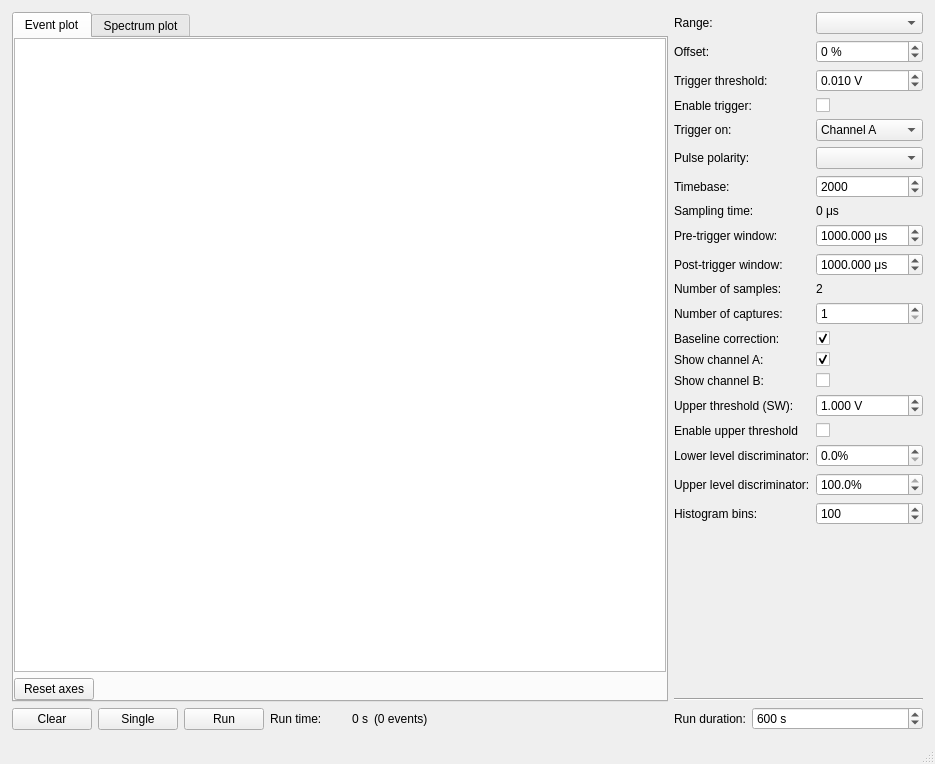
<?xml version="1.0" encoding="UTF-8"?>
<ui version="4.0">
 <class>MainWindow</class>
 <widget class="QMainWindow" name="MainWindow">
  <property name="geometry">
   <rect>
    <x>0</x>
    <y>0</y>
    <width>935</width>
    <height>764</height>
   </rect>
  </property>
  <property name="windowTitle">
   <string>MainWindow</string>
  </property>
  <widget class="QWidget" name="centralwidget">
   <layout class="QHBoxLayout" name="horizontalLayout_2">
    <property name="leftMargin">
     <number>12</number>
    </property>
    <property name="topMargin">
     <number>12</number>
    </property>
    <property name="rightMargin">
     <number>12</number>
    </property>
    <property name="bottomMargin">
     <number>12</number>
    </property>
    <item>
     <layout class="QVBoxLayout" name="verticalLayout">
      <item>
       <widget class="QTabWidget" name="plot_tabs">
        <property name="currentIndex">
         <number>0</number>
        </property>
        <widget class="QWidget" name="event_tab">
         <attribute name="title">
          <string>Event plot</string>
         </attribute>
         <layout class="QVBoxLayout" name="verticalLayout_2">
          <property name="leftMargin">
           <number>0</number>
          </property>
          <property name="topMargin">
           <number>0</number>
          </property>
          <property name="rightMargin">
           <number>0</number>
          </property>
          <property name="bottomMargin">
           <number>0</number>
          </property>
          <item>
           <widget class="PlotWidget" name="event_plot"/>
          </item>
          <item>
           <layout class="QHBoxLayout" name="horizontalLayout_3">
            <item>
             <widget class="QPushButton" name="reset_event_axes_button">
              <property name="text">
               <string>Reset axes</string>
              </property>
             </widget>
            </item>
            <item>
             <spacer name="horizontalSpacer_2">
              <property name="orientation">
               <enum>Qt::Horizontal</enum>
              </property>
              <property name="sizeHint" stdset="0">
               <size>
                <width>40</width>
                <height>20</height>
               </size>
              </property>
             </spacer>
            </item>
           </layout>
          </item>
         </layout>
        </widget>
        <widget class="QWidget" name="spectrum_tab">
         <attribute name="title">
          <string>Spectrum plot</string>
         </attribute>
         <layout class="QVBoxLayout" name="verticalLayout_3">
          <property name="leftMargin">
           <number>0</number>
          </property>
          <property name="topMargin">
           <number>0</number>
          </property>
          <property name="rightMargin">
           <number>0</number>
          </property>
          <property name="bottomMargin">
           <number>0</number>
          </property>
          <item>
           <widget class="PlotWidget" name="spectrum_plot"/>
          </item>
          <item>
           <layout class="QHBoxLayout" name="horizontalLayout_6">
            <item>
             <widget class="QPushButton" name="reset_spectrum_axes_button">
              <property name="text">
               <string>Reset axes</string>
              </property>
             </widget>
            </item>
            <item>
             <spacer name="horizontalSpacer_3">
              <property name="orientation">
               <enum>Qt::Horizontal</enum>
              </property>
              <property name="sizeHint" stdset="0">
               <size>
                <width>40</width>
                <height>20</height>
               </size>
              </property>
             </spacer>
            </item>
           </layout>
          </item>
         </layout>
        </widget>
       </widget>
      </item>
      <item>
       <layout class="QHBoxLayout" name="horizontalLayout">
        <item>
         <widget class="QPushButton" name="clear_spectrum_button">
          <property name="text">
           <string>Clear</string>
          </property>
         </widget>
        </item>
        <item>
         <widget class="QPushButton" name="single_button">
          <property name="text">
           <string>Single</string>
          </property>
         </widget>
        </item>
        <item>
         <widget class="QPushButton" name="run_stop_button">
          <property name="text">
           <string>Run</string>
          </property>
         </widget>
        </item>
        <item>
         <widget class="QLabel" name="label_12">
          <property name="text">
           <string>Run time:</string>
          </property>
         </widget>
        </item>
        <item>
         <widget class="QLabel" name="run_time_label">
          <property name="minimumSize">
           <size>
            <width>40</width>
            <height>0</height>
           </size>
          </property>
          <property name="text">
           <string>0 s</string>
          </property>
          <property name="alignment">
           <set>Qt::AlignRight|Qt::AlignTrailing|Qt::AlignVCenter</set>
          </property>
          <property name="margin">
           <number>0</number>
          </property>
         </widget>
        </item>
        <item>
         <widget class="QLabel" name="num_events_label">
          <property name="text">
           <string>(0 events)</string>
          </property>
         </widget>
        </item>
        <item>
         <spacer name="horizontalSpacer">
          <property name="orientation">
           <enum>Qt::Horizontal</enum>
          </property>
          <property name="sizeHint" stdset="0">
           <size>
            <width>40</width>
            <height>20</height>
           </size>
          </property>
         </spacer>
        </item>
       </layout>
      </item>
     </layout>
    </item>
    <item>
     <layout class="QVBoxLayout" name="verticalLayout_4" stretch="1,0,0,0">
      <item>
       <layout class="QFormLayout" name="formLayout">
        <property name="leftMargin">
         <number>0</number>
        </property>
        <property name="rightMargin">
         <number>0</number>
        </property>
        <item row="0" column="0">
         <widget class="QLabel" name="label">
          <property name="text">
           <string>Range:</string>
          </property>
         </widget>
        </item>
        <item row="0" column="1">
         <widget class="QComboBox" name="range_box"/>
        </item>
        <item row="1" column="0">
         <widget class="QLabel" name="label_2">
          <property name="text">
           <string>Offset:</string>
          </property>
         </widget>
        </item>
        <item row="1" column="1">
         <widget class="QDoubleSpinBox" name="offset_box">
          <property name="suffix">
           <string> %</string>
          </property>
          <property name="decimals">
           <number>0</number>
          </property>
          <property name="minimum">
           <double>-100.000000000000000</double>
          </property>
          <property name="maximum">
           <double>100.000000000000000</double>
          </property>
          <property name="value">
           <double>0.000000000000000</double>
          </property>
         </widget>
        </item>
        <item row="2" column="0">
         <widget class="QLabel" name="label_3">
          <property name="text">
           <string>Trigger threshold:</string>
          </property>
         </widget>
        </item>
        <item row="2" column="1">
         <widget class="QDoubleSpinBox" name="threshold_box">
          <property name="suffix">
           <string> V</string>
          </property>
          <property name="decimals">
           <number>3</number>
          </property>
          <property name="minimum">
           <double>-40.000000000000000</double>
          </property>
          <property name="maximum">
           <double>40.000000000000000</double>
          </property>
          <property name="singleStep">
           <double>0.010000000000000</double>
          </property>
          <property name="value">
           <double>0.010000000000000</double>
          </property>
         </widget>
        </item>
        <item row="3" column="0">
         <widget class="QLabel" name="label_4">
          <property name="text">
           <string>Enable trigger:</string>
          </property>
         </widget>
        </item>
        <item row="3" column="1">
         <widget class="QCheckBox" name="trigger_box">
          <property name="text">
           <string/>
          </property>
         </widget>
        </item>
        <item row="6" column="0">
         <widget class="QLabel" name="label_16">
          <property name="text">
           <string>Trigger on:</string>
          </property>
         </widget>
        </item>
        <item row="6" column="1">
         <widget class="QComboBox" name="trigger_channel_box">
          <item>
           <property name="text">
            <string>Channel A</string>
           </property>
          </item>
          <item>
           <property name="text">
            <string>Channel B</string>
           </property>
          </item>
         </widget>
        </item>
        <item row="7" column="0">
         <widget class="QLabel" name="label_14">
          <property name="text">
           <string>Pulse polarity:</string>
          </property>
         </widget>
        </item>
        <item row="7" column="1">
         <widget class="QComboBox" name="polarity_box"/>
        </item>
        <item row="8" column="0">
         <widget class="QLabel" name="label_7">
          <property name="text">
           <string>Timebase:</string>
          </property>
         </widget>
        </item>
        <item row="8" column="1">
         <widget class="QSpinBox" name="timebase_box">
          <property name="minimum">
           <number>2</number>
          </property>
          <property name="maximum">
           <number>65535</number>
          </property>
          <property name="value">
           <number>2000</number>
          </property>
         </widget>
        </item>
        <item row="9" column="0">
         <widget class="QLabel" name="label_8">
          <property name="text">
           <string>Sampling time:</string>
          </property>
         </widget>
        </item>
        <item row="9" column="1">
         <widget class="QLabel" name="sampling_time_label">
          <property name="text">
           <string>0 μs</string>
          </property>
         </widget>
        </item>
        <item row="10" column="0">
         <widget class="QLabel" name="label_5">
          <property name="text">
           <string>Pre-trigger window:</string>
          </property>
         </widget>
        </item>
        <item row="10" column="1">
         <widget class="QDoubleSpinBox" name="pre_trigger_box">
          <property name="suffix">
           <string> μs</string>
          </property>
          <property name="decimals">
           <number>3</number>
          </property>
          <property name="maximum">
           <double>1000000.000000000000000</double>
          </property>
          <property name="value">
           <double>1000.000000000000000</double>
          </property>
         </widget>
        </item>
        <item row="11" column="0">
         <widget class="QLabel" name="label_6">
          <property name="text">
           <string>Post-trigger window:</string>
          </property>
         </widget>
        </item>
        <item row="11" column="1">
         <widget class="QDoubleSpinBox" name="post_trigger_box">
          <property name="suffix">
           <string> μs</string>
          </property>
          <property name="decimals">
           <number>3</number>
          </property>
          <property name="maximum">
           <double>1000000.000000000000000</double>
          </property>
          <property name="value">
           <double>1000.000000000000000</double>
          </property>
         </widget>
        </item>
        <item row="12" column="0">
         <widget class="QLabel" name="label_9">
          <property name="text">
           <string>Number of samples:</string>
          </property>
         </widget>
        </item>
        <item row="12" column="1">
         <widget class="QLabel" name="num_samples_label">
          <property name="text">
           <string>2</string>
          </property>
         </widget>
        </item>
        <item row="13" column="0">
         <widget class="QLabel" name="label_13">
          <property name="text">
           <string>Number of captures:</string>
          </property>
         </widget>
        </item>
        <item row="13" column="1">
         <widget class="QSpinBox" name="num_captures_box">
          <property name="minimum">
           <number>1</number>
          </property>
          <property name="maximum">
           <number>10000</number>
          </property>
         </widget>
        </item>
        <item row="14" column="0">
         <widget class="QLabel" name="label_15">
          <property name="text">
           <string>Baseline correction:</string>
          </property>
         </widget>
        </item>
        <item row="14" column="1">
         <widget class="QCheckBox" name="baseline_correction_box">
          <property name="text">
           <string/>
          </property>
          <property name="checked">
           <bool>true</bool>
          </property>
         </widget>
        </item>
        <item row="15" column="0">
         <widget class="QLabel" name="label_17">
          <property name="text">
           <string>Show channel A:</string>
          </property>
         </widget>
        </item>
        <item row="15" column="1">
         <widget class="QCheckBox" name="ch_A_enabled_box">
          <property name="text">
           <string/>
          </property>
          <property name="checked">
           <bool>true</bool>
          </property>
         </widget>
        </item>
        <item row="16" column="0">
         <widget class="QLabel" name="label_18">
          <property name="text">
           <string>Show channel B:</string>
          </property>
         </widget>
        </item>
        <item row="16" column="1">
         <widget class="QCheckBox" name="ch_B_enabled_box">
          <property name="text">
           <string/>
          </property>
         </widget>
        </item>
        <item row="19" column="0">
         <widget class="QLabel" name="label_19">
          <property name="text">
           <string>Lower level discriminator:</string>
          </property>
         </widget>
        </item>
        <item row="19" column="1">
         <widget class="QDoubleSpinBox" name="lld_box">
          <property name="suffix">
           <string>%</string>
          </property>
          <property name="decimals">
           <number>1</number>
          </property>
         </widget>
        </item>
        <item row="20" column="0">
         <widget class="QLabel" name="label_20">
          <property name="text">
           <string>Upper level discriminator:</string>
          </property>
         </widget>
        </item>
        <item row="20" column="1">
         <widget class="QDoubleSpinBox" name="uld_box">
          <property name="suffix">
           <string>%</string>
          </property>
          <property name="decimals">
           <number>1</number>
          </property>
          <property name="value">
           <double>100.000000000000000</double>
          </property>
         </widget>
        </item>
        <item row="21" column="0">
         <widget class="QLabel" name="label_21">
          <property name="text">
           <string>Histogram bins:</string>
          </property>
         </widget>
        </item>
        <item row="21" column="1">
         <widget class="QSpinBox" name="num_bins_box">
          <property name="maximum">
           <number>4095</number>
          </property>
          <property name="value">
           <number>100</number>
          </property>
         </widget>
        </item>
        <item row="18" column="1">
         <widget class="QCheckBox" name="upper_trigger_box">
          <property name="text">
           <string/>
          </property>
         </widget>
        </item>
        <item row="18" column="0">
         <widget class="QLabel" name="label_22">
          <property name="text">
           <string>Enable upper threshold</string>
          </property>
         </widget>
        </item>
        <item row="17" column="1">
         <widget class="QDoubleSpinBox" name="upper_threshold_box">
          <property name="suffix">
           <string> V</string>
          </property>
          <property name="decimals">
           <number>3</number>
          </property>
          <property name="minimum">
           <double>-40.000000000000000</double>
          </property>
          <property name="maximum">
           <double>40.000000000000000</double>
          </property>
          <property name="singleStep">
           <double>0.010000000000000</double>
          </property>
          <property name="value">
           <double>1.000000000000000</double>
          </property>
         </widget>
        </item>
        <item row="17" column="0">
         <widget class="QLabel" name="label_10">
          <property name="text">
           <string>Upper threshold (SW):</string>
          </property>
         </widget>
        </item>
       </layout>
      </item>
      <item>
       <widget class="Line" name="line_2">
        <property name="orientation">
         <enum>Qt::Horizontal</enum>
        </property>
       </widget>
      </item>
      <item>
       <layout class="QFormLayout" name="formLayout_6">
        <item row="0" column="0">
         <widget class="QLabel" name="label_11">
          <property name="text">
           <string>Run duration:</string>
          </property>
         </widget>
        </item>
        <item row="0" column="1">
         <widget class="QSpinBox" name="run_duration_box">
          <property name="suffix">
           <string> s</string>
          </property>
          <property name="minimum">
           <number>1</number>
          </property>
          <property name="maximum">
           <number>1000000</number>
          </property>
          <property name="value">
           <number>600</number>
          </property>
         </widget>
        </item>
       </layout>
      </item>
      <item>
       <layout class="QFormLayout" name="formLayout_2"/>
      </item>
     </layout>
    </item>
   </layout>
  </widget>
  <widget class="QMenuBar" name="menubar">
   <property name="geometry">
    <rect>
     <x>0</x>
     <y>0</y>
     <width>935</width>
     <height>22</height>
    </rect>
   </property>
  </widget>
  <widget class="QStatusBar" name="statusbar"/>
 </widget>
 <customwidgets>
  <customwidget>
   <class>PlotWidget</class>
   <extends>QGraphicsView</extends>
   <header>pyqtgraph</header>
  </customwidget>
 </customwidgets>
 <resources/>
 <connections/>
</ui>
